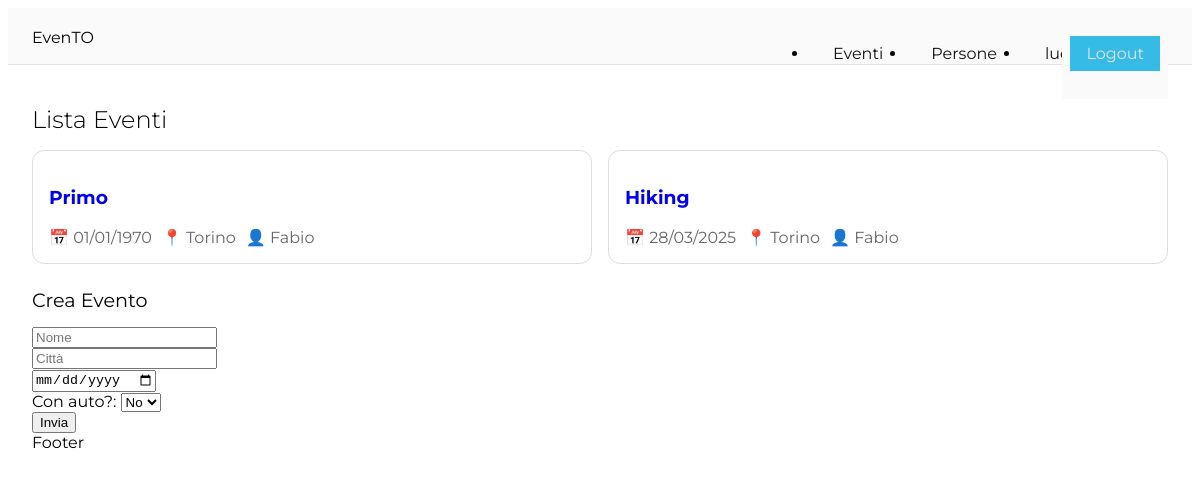
The page /events.php (signed in) on the database as committed earlier.
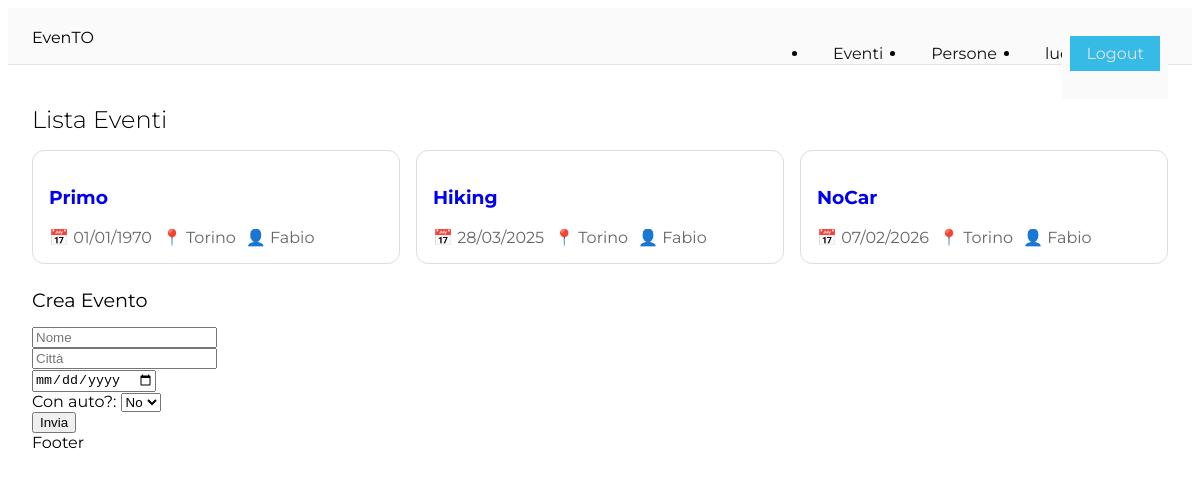
The same page on the database as committed later.
### tables this page shows
CREATE TABLE events (
        id INTEGER PRIMARY KEY AUTOINCREMENT,
        organizer_id TEXT,
        name TEXT,
        city TEXT,
        date TEXT
    , car_needed TEXT);

CREATE TABLE users (
        id INTEGER PRIMARY KEY AUTOINCREMENT,
        email TEXT UNIQUE,
        password TEXT,
        name TEXT,
        instagram TEXT,
        city TEXT,
        birthday DATE
    );

### events.php (the view, shortened to what this page needs)
<!DOCTYPE html>
<html lang="en">
<head>
    <link rel="stylesheet" href="https://cdnjs.cloudflare.com/ajax/libs/meyer-reset/2.0/reset.min.css"
 />
    <link rel="stylesheet" href="main.css">
    <link rel="stylesheet" href="events.css">
</head>
<body>
    <header>
        <div class="container">
            <div class="logo">
                EvenTO
            </div>
            <div class="menu">
                <?php include("menu.php"); ?>
            </div>
        </div>
    </header>
    <div class="page-content">
            <h1>Lista Eventi</h1>
            <?php
                include 'db.php';
                $stmt = $pdo->prepare("SELECT * FROM events");
                $stmt->execute();
                $events = $stmt->fetchAll(PDO::FETCH_ASSOC);
            ?>
            <p>
            <div class="events">
            <?php foreach ($events as $event):
                $stmt = $pdo->prepare("SELECT name FROM users WHERE id = ?");
                $stmt->execute([$event['organizer_id']]);
                $user = $stmt->fetch(PDO::FETCH_ASSOC);
                if ($user){
                    $organizer = $user;
                }
                else{
                    $organizer['name'] = '';
                }
            ?>
                <article class="event-card">
                    <h3>
                        <a href="event.php?id=<?= (int)$event['id'] ?>">
                            <?= htmlspecialchars($event['name']) ?>
                        </a>
                    </h3>
                    <div class="meta">
                        <span>
                            📅 <?= date('d/m/Y', strtotime($event['date'])) ?>
                        </span>
                        <span>
                            📍 <?= htmlspecialchars($event['city']) ?>
                        </span>
                        <span>
                            👤 <?= htmlspecialchars($organizer['name']) ?>
                        </span>
                    </div>
                </article>
            <?php endforeach; ?>
            </div>
            </p>
            <h2>Crea Evento</h2>
            <form action="new_event.php" method="POST">
                <input type="text" name="name" placeholder="Nome" required><br>
                <input type="text" name="city" placeholder="Città" required><br>
                <input type="date" name="date" placeholder="Data"><br>
                <label>Con auto?:</label>
                <select name="car_needed" id="event_type">
                    <option value="false">No</option>
                </select><br>
                <button type="submit">Invia</button>
            </form>
    <footer>
        Footer
    </footer>
</body>
</html>

### menu.php (shortened to what this page needs)
<?php if (isset($_SESSION['user'])): ?>
<nav>
    <ul>
        <li><a href="events.php">Eventi</a></li>
        <li><a href="people.php">Persone</a></li>
        <li><a href="myprofile.php">
                <?php echo $_SESSION['name']; ?>
        </a></li>
    </ul>
</nav>
<div class="buttons">
        <a href="logout.php" class="button primary">Logout</a>
</div>
<?php endif; ?>

### events.css (style rules this page uses)
.events { display: grid; gap: 16px; grid-template-columns: repeat(auto-fit, minmax(300px, 1fr)); }
.event-card { border: 1px solid #ddd; border-radius: 12px; padding: 16px; }
.meta { display: flex; flex-wrap: wrap; gap: 10px; color: #666; }

Rows that differ between the two databases and show on the page:
added events: name "NoCar", date "07/02/2026", city "Torino", users.name "Fabio"
